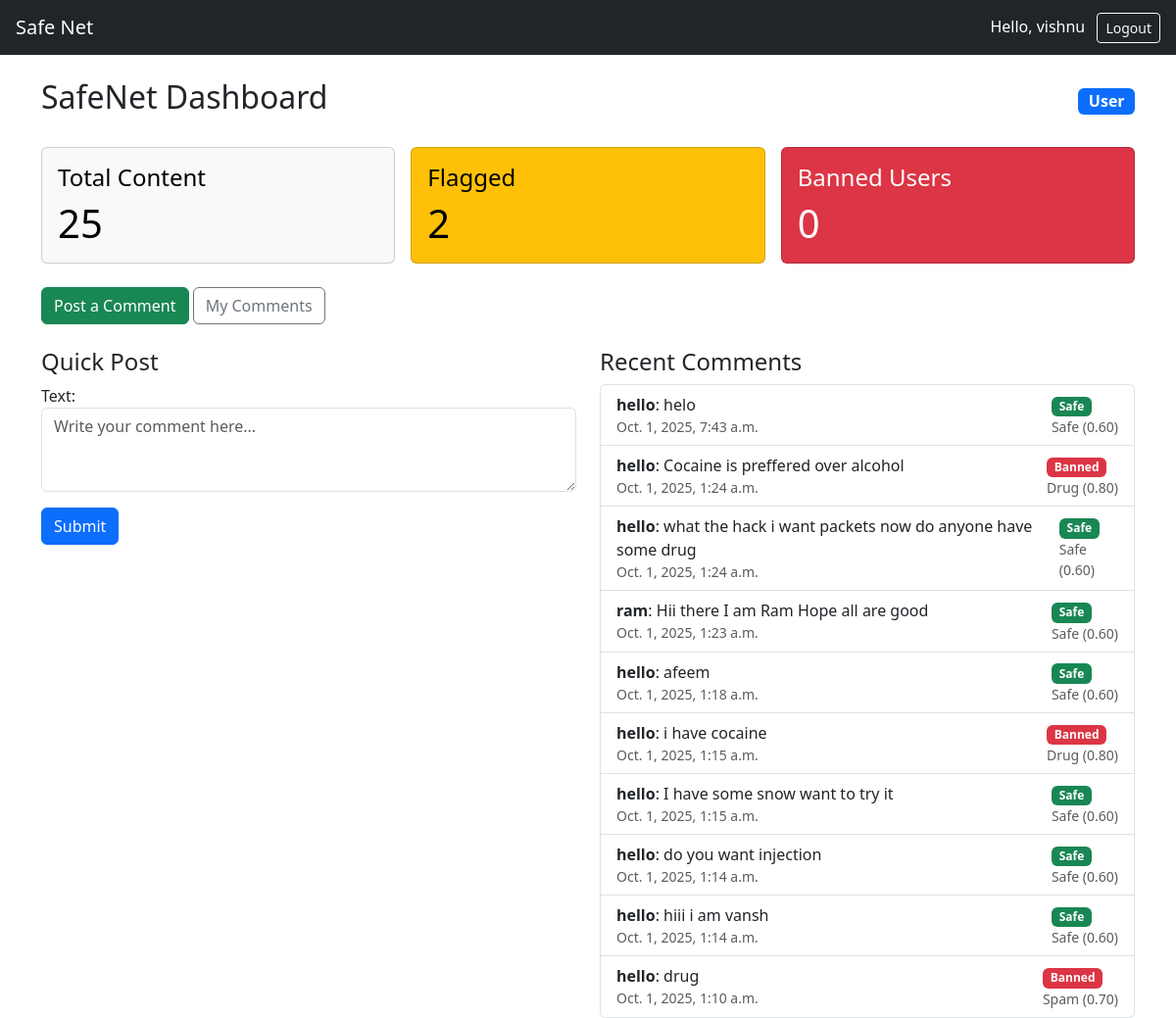
The app's page /dashboard/ (signed in) with its own data.
### users/models.py (models this page shows, shortened)
class User(AbstractUser):
    ROLE_CHOICES = (
        ('admin', 'Admin'),
        ('moderator', 'Moderator'),
        ('user', 'User'),
    )
    role = models.CharField(max_length=20, choices=ROLE_CHOICES, default='user')
    is_banned = models.BooleanField(default=False)

### moderation/models.py (models this page shows, shortened)
class Content(models.Model):
    STATUS_CHOICES = (
        ('safe', 'Safe'),
        ('flagged', 'Flagged'),
        ('banned', 'Banned'),
    )
    user = models.ForeignKey(User, on_delete=models.CASCADE, related_name="contents")
    text = models.CharField(max_length=1000)
    created_at = models.DateTimeField(auto_now_add=True)  # use auto_now_add, not auto_now
    status = models.CharField(max_length=20, choices=STATUS_CHOICES, default='safe')

class ModerationResult(models.Model):
    LABEL_CHOICES = (
        ("toxic", "Toxic"),
        ("spam", "Spam"),
        ("fraud", "Fraud"),
        ("drug", "Drug-related"),
        ("harassment", "Harassment"),
        ("safe", "Safe"),
    )
    content = models.ForeignKey(Content, on_delete=models.CASCADE, related_name="moderation_results")
    label = models.CharField(choices=LABEL_CHOICES, max_length=20)
    confidence_score = models.FloatField(default=0.0)
    action = models.CharField(max_length=20, choices=(("allow", "Allow"), ("review", "Review"), ("ban", "Ban")), default="review")

### dashboard/views.py (the view)
# urls.py: path('', dashboard_home, name='dashboard_home'),
@login_required
def dashboard_home(request):
    total_content = Content.objects.count()
    flagged_content = Content.objects.filter(status="flagged").count()
    banned_users = request.user.__class__.objects.filter(is_banned=True).count()
    stats = {
        "total_content": total_content,
        "flagged_content": flagged_content,
        "banned_users": banned_users,
    }
    recent_comments = Content.objects.order_by("-created_at")[:10]
    form = ContentForm()
    return render(
        request,
        "dashboard/home.html",
        {"stats": stats, "recent_comments": recent_comments, "form": form},
    )

### moderation/forms.py
class ContentForm(forms.ModelForm):
    class Meta:
        model = Content
        fields = ["text"]
        widgets = {
            "text": forms.Textarea(
                attrs={
                    "rows": 3,
                    "placeholder": "Write your comment here...",
                    "class": "form-control",
                }
            )
        }

### dashboard/templates/dashboard/home.html (shortened to what this page needs)
{% extends "base.html" %}
{% block content %}
<div class="d-flex justify-content-between align-items-center mb-4">
  <h2>SafeNet Dashboard</h2>
  <div>
    <span class="badge bg-{% if user.role == 'admin' %}danger{% elif user.role == 'moderator' %}warning{% else %}primary{% endif %} fs-6">
      {{ user.role|title }}
    </span>
  </div>
</div>
<div class="row g-3">
  <div class="col-md-4">
    <div class="card text-bg-light">
      <div class="card-body">
        <div class="h4">Total Content</div>
        <div class="display-6">{{ stats.total_content }}</div>
      </div>
    </div>
  </div>
  <div class="col-md-4">
    <div class="card text-bg-warning">
      <div class="card-body">
        <div class="h4">Flagged</div>
        <div class="display-6">{{ stats.flagged_content }}</div>
      </div>
    </div>
  </div>
  <div class="col-md-4">
    <div class="card text-bg-danger">
      <div class="card-body">
        <div class="h4">Banned Users</div>
        <div class="display-6">{{ stats.banned_users }}</div>
      </div>
    </div>
  </div>
</div>
<div class="mt-4">
  <a href="{% url 'post_comment' %}" class="btn btn-success">Post a Comment</a>
  <a href="{% url 'my_comments' %}" class="btn btn-outline-secondary">My Comments</a>
</div>
<div class="row mt-4">
  <div class="col-md-6">
    <h4>Quick Post</h4>
    <form method="post" action="{% url 'post_comment' %}">
      {{ form.as_p }}
      <button type="submit" class="btn btn-primary">Submit</button>
    </form>
  </div>
  <div class="col-md-6">
    <h4>Recent Comments</h4>
    <ul class="list-group">
      {% for c in recent_comments %}
        <li class="list-group-item">
          <div class="d-flex justify-content-between align-items-start">
            <div>
              <strong>{{ c.user.username }}</strong>: {{ c.text }}
              <div class="small text-muted">{{ c.created_at }}</div>
            </div>
            <div>
              {% if c.status == 'safe' %}
                <span class="badge bg-success">Safe</span>
              {% elif c.status == 'flagged' %}
                <span class="badge bg-warning">Flagged</span>
              {% elif c.status == 'banned' %}
                <span class="badge bg-danger">Banned</span>
              {% endif %}
              {% if c.moderation_results.first %}
                <div class="small text-muted">
                  {{ c.moderation_results.first.label|title }}
                  ({{ c.moderation_results.first.confidence_score|floatformat:2 }})
                </div>
              {% endif %}
            </div>
          </div>
        </li>
      {% empty %}
        <li class="list-group-item">No comments yet.</li>
      {% endfor %}
    </ul>
  </div>
</div>
{% endblock %}

### templates/base.html (shortened to what this page needs)
<!DOCTYPE html>
<html lang="en">
<head>
  <link href="https://cdn.jsdelivr.net/npm/bootstrap@5.3.0/dist/css/bootstrap.min.css" rel="stylesheet">
</head>
<body>
  <nav class="navbar navbar-dark bg-dark px-3">
    <a class="navbar-brand" href="{% url 'home' %}">Safe Net</a>
    <div>
      {% if user.is_authenticated %}
        <span class="text-white">Hello, {{ user.username }}</span>
        <a href="{% url 'logout' %}" class="btn btn-sm btn-outline-light ms-2">Logout</a>
      {% else %}
        <a href="{% url 'login' %}" class="btn btn-sm btn-outline-light">Login</a>
        <a href="{% url 'register' %}" class="btn btn-sm btn-primary ms-2">Register</a>
      {% endif %}
    </div>
  </nav>
  <div class="container mt-4">
    {% block content %}{% endblock %}
  </div>
</body>
</html>

### records on screen
User: username "vishnu", role "User"
Content: user.username "hello", text "helo", created_at "Oct. 1, 2025, 7:43 a.m.", status "Safe", moderation_results.first.label "Safe", moderation_results.first.confidence_score "0.60"
Content: user.username "hello", text "Cocaine is preffered over alcohol", created_at "Oct. 1, 2025, 1:24 a.m.", status "Banned", moderation_results.first.label "Drug", moderation_results.first.confidence_score "0.80"
Content: user.username "hello", text "what the hack i want packets now do anyone have some drug", created_at "Oct. 1, 2025, 1:24 a.m.", status "Safe", moderation_results.first.label "Safe", moderation_results.first.confidence_score "0.60"
Content: user.username "ram", text "Hii there I am Ram Hope all are good", created_at "Oct. 1, 2025, 1:23 a.m.", status "Safe", moderation_results.first.label "Safe", moderation_results.first.confidence_score "0.60"
Content: user.username "hello", text "afeem", created_at "Oct. 1, 2025, 1:18 a.m.", status "Safe", moderation_results.first.label "Safe", moderation_results.first.confidence_score "0.60"
Content: user.username "hello", text "i have cocaine", created_at "Oct. 1, 2025, 1:15 a.m.", status "Banned", moderation_results.first.label "Drug", moderation_results.first.confidence_score "0.80"
Content: user.username "hello", text "I have some snow want to try it", created_at "Oct. 1, 2025, 1:15 a.m.", status "Safe", moderation_results.first.label "Safe", moderation_results.first.confidence_score "0.60"
Content: user.username "hello", text "do you want injection", created_at "Oct. 1, 2025, 1:14 a.m.", status "Safe", moderation_results.first.label "Safe", moderation_results.first.confidence_score "0.60"
Content: user.username "hello", text "hiii i am vansh", created_at "Oct. 1, 2025, 1:14 a.m.", status "Safe", moderation_results.first.label "Safe", moderation_results.first.confidence_score "0.60"
Content: user.username "hello", text "drug", created_at "Oct. 1, 2025, 1:10 a.m.", status "Banned", moderation_results.first.label "Spam", moderation_results.first.confidence_score "0.70"

### other values on screen
{{ stats.total_content }} "25"
{{ stats.flagged_content }} "2"
{{ stats.banned_users }} "0"
